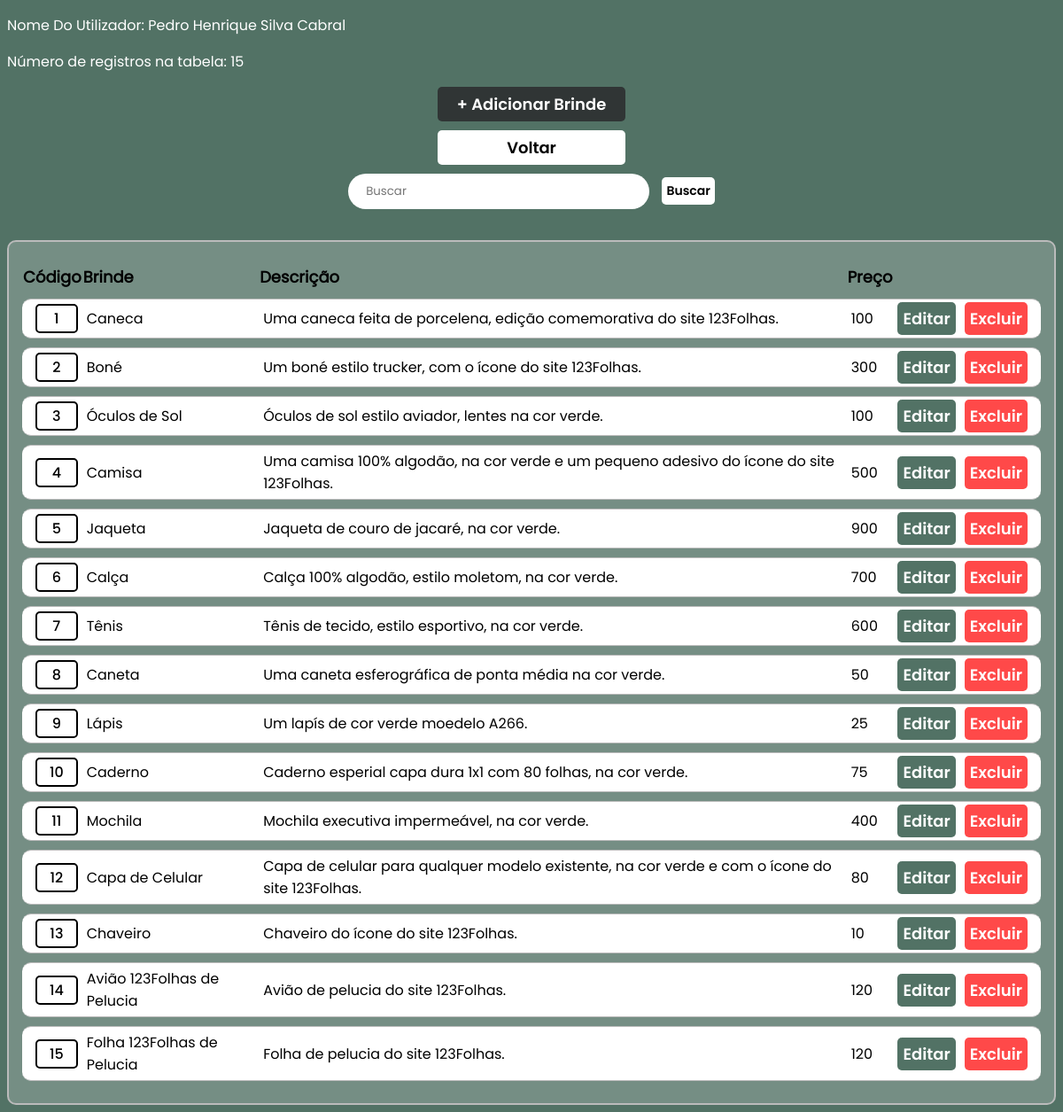
Screenshot of /perfil/admin/db3/brinde_lst.php (signed in) with the database file from the repository.
### tables this page shows
CREATE TABLE `cliente` (
  `Cod_Cliente` int NOT NULL AUTO_INCREMENT,
  `Nome` varchar(100) DEFAULT NULL,
  `CPF` char(14) DEFAULT NULL,
  `Genero` char(1) DEFAULT NULL,
  `CEP` char(9) DEFAULT NULL,
  `DT_Nasc` date DEFAULT NULL,
  `Faixa_preco` int DEFAULT '0',
  `Inter_Nacional` char(1) DEFAULT 'A',
  `123Pontos` int DEFAULT '0',
  `Email` varchar(100) DEFAULT NULL,
  `Senha_login` varchar(20) DEFAULT NULL,
  PRIMARY KEY (`Cod_Cliente`),
  UNIQUE KEY `CPF` (`CPF`,`Email`)
);

CREATE TABLE `brinde` (
  `Cod_produto` int NOT NULL AUTO_INCREMENT,
  `Nome` varchar(100) DEFAULT NULL,
  `Descricao` varchar(255) DEFAULT NULL,
  `Preco` int DEFAULT NULL,
  PRIMARY KEY (`Cod_produto`),
  UNIQUE KEY `Nome` (`Nome`)
);

### perfil/admin/db3/brinde_lst.php (the view, shortened to what this page needs)
<!DOCTYPE html>
<html lang="pt-BR">
<head>
    <link rel="stylesheet" href="../style_lst.css">
</head>
<body>
    <?php
        include("../db0/connection.php");
        $sqlID = "SELECT Nome FROM Cliente WHERE Cod_cliente = {$_SESSION['Cod_Cliente']}";
        $resultID = $conn->query($sqlID);
        $rowID = $resultID->fetch_assoc();
        echo "<p>Nome Do Utilizador: " . $rowID['Nome'] . "</p>";
        if (isset($_GET['busca'])) {
            $busca = $_GET['busca'];
            if (!empty($busca)){
                $sql = "SELECT Cod_Produto, Nome, Descricao, Preco
                FROM Brinde
                WHERE Cod_Produto = '$busca'
                    OR Nome LIKE '%$busca%'
                    OR Preco = '$busca'";
                $result = $conn->query($sql);
                echo "<p>Número de registros na tabela: " . $result->num_rows . "</p>";
            } else {
                $sql = "SELECT Cod_Produto, Nome, Descricao, Preco FROM Brinde";
                $result = $conn->query($sql);
                echo "<p>Número de registros na tabela: " . $result->num_rows . "</p>";
            }
        } else {
            $sql = "SELECT Cod_Produto, Nome, Descricao, Preco FROM Brinde";
            $result = $conn->query($sql);
            echo "<p>Número de registros na tabela: " . $result->num_rows . "</p>";
        }
    ?>
    <div id="div_centralizar_elementos">
        <a id="ADD" href="brinde_add.php">+ Adicionar Brinde</a>
        <a id="Voltar" href="../db0/inicio.php">Voltar</a>
        <form method="get" action="" id="formulario">
            <input type="text" name="busca" id="busca" placeholder="Buscar">
            <input type="submit" value="Buscar" id="button_submit">
        </form>
    </div>
    <table>
        <thead>
            <tr>
                <th>Código</th>
                <th>Brinde</th>
                <th>Descrição</th>
                <th>Preço</th>
            </tr>
        </thead>
        <?php
            if ($result->num_rows > 0) {
                while ($row = $result->fetch_assoc()) {
        ?>
            <tr>
                <td>
                    <a href="brinde_info.php?Cod_Produto=<?php echo $row['Cod_Produto']?>"><?php echo $row['Cod_Produto']?></a>
                </td>
                <td><?php echo $row['Nome']?></td>
                <td><?php echo $row['Descricao']?></td>
                <td><?php echo $row['Preco']?></td>
                <td>
                    <a id="Editar" href="brinde_edit.php?Cod_Produto=<?php echo $row['Cod_Produto']?>" style="display: inline;">Editar</a>
                </td>
                <td onclick="remove(<?php echo $row['Cod_Produto']?>);">
                    <a id="Excluir" href="#" style="display: inline;">Excluir</a>
                </td>
            </tr>
        <?php
                }
             }
        ?>
    </table>
</body>
</html>

### perfil/admin/style_lst.css (style rules this page uses)
body { font-family: 'poppins'; background-color: #527265; }
#div_centralizar_elementos { display: flex; flex-direction: column; align-items: center; }
a { text-decoration: none; color: black; border: 2px solid black; border-radius: 5px; padding: 2px; font-family: 'poppins_medio'; display: flex; align-items: center; justify-content: center; }
td { padding: 5px; border: 1px solid #bbb; border-right: none; border-left: none; background-color: white; }
th { text-align: start; font-size: 18px; }
table tr td:last-child { border-radius: 0 10px 10px 0; padding-right: 15px; }
table tr td:nth-child(1) { border-radius: 10px 0 0 10px; padding-left: 15px; }
#ADD { width: 200px; margin-bottom: 10px; display: flex; font-family: 'poppins_semibold'; border: none; color: white; background-color: #303535; font-size: 18px; padding: 6px; border-radius: 5px; cursor: pointer; transition: opacity 0.15s, box-shadow 0.15s; }
#Voltar { width: 200px; margin-bottom: 10px; display: flex; font-family: 'poppins_semibold'; border: none; color: black; background-color: white; font-size: 18px; padding: 6px; border-radius: 5px; cursor: pointer; transition: opacity 0.15s, box-shadow 0.15s; }
#formulario { display: inline-block }
#busca { user-select: none; border-radius: 30px; border: 0px solid; color: #283228; background-color: rgb(255, 255, 255); height: 40px; width: 300px; margin: 0 10px 20px 0; padding: 0 20px; font-family: 'poppins'; transition: box-shadow 0.15s, background-color 0.15s; }
p { color: white; }
#button_submit { font-family: 'poppins_semibold'; border: none; color: black; background-color: white; font-size: 14px; padding: 5px; border-radius: 5px; cursor: pointer; transition: opacity 0.15s, box-shadow 0.15s; }
#Excluir { color: black; }
table { margin-top: 15px; border: 2px solid #bbb; width: 100%; background-color: rgba(255, 255, 255, 0.2); border-radius: 10px; border-spacing: 0 10px; padding: 15px 15px; }
#Editar { user-select: none; width: 130px; font-family: 'poppins_semibold'; background-color: #527265; border: none; color: white; font-size: 18px; padding: 6px; border-radius: 5px; cursor: pointer; transition: opacity 0.15s, box-shadow 0.15s; }
#Excluir { user-select: none; width: 130px; font-family: 'poppins_semibold'; background-color: rgb(255, 73, 73); border: none; color: white; font-size: 18px; padding: 6px; border-radius: 5px; cursor: pointer; transition: opacity 0.15s, box-shadow 0.15s; }

### rows the page displays
cliente: Nome "Pedro Henrique Silva Cabral"
brinde: Cod_produto "1", Nome "Caneca", Descricao "Uma caneca feita de porcelena, edição comemorativa do site 123Folhas.", Preco "100"
brinde: Cod_produto "2", Nome "Boné", Descricao "Um boné estilo trucker, com o ícone do site 123Folhas.", Preco "300"
brinde: Cod_produto "3", Nome "Óculos de Sol", Descricao "Óculos de sol estilo aviador, lentes na cor verde.", Preco "100"
brinde: Cod_produto "4", Nome "Camisa", Descricao "Uma camisa 100% algodão, na cor verde e um pequeno adesivo do ícone do site 123Folhas.", Preco "500"
brinde: Cod_produto "5", Nome "Jaqueta", Descricao "Jaqueta de couro de jacaré, na cor verde.", Preco "900"
brinde: Cod_produto "6", Nome "Calça", Descricao "Calça 100% algodão, estilo moletom, na cor verde.", Preco "700"
brinde: Cod_produto "7", Nome "Tênis", Descricao "Tênis de tecido, estilo esportivo, na cor verde.", Preco "600"
brinde: Cod_produto "8", Nome "Caneta", Descricao "Uma caneta esferográfica de ponta média na cor verde.", Preco "50"
brinde: Cod_produto "9", Nome "Lápis", Descricao "Um lapís de cor verde moedelo A266.", Preco "25"
brinde: Cod_produto "10", Nome "Caderno", Descricao "Caderno esperial capa dura 1x1 com 80 folhas, na cor verde.", Preco "75"
brinde: Cod_produto "11", Nome "Mochila", Descricao "Mochila executiva impermeável, na cor verde.", Preco "400"
brinde: Cod_produto "12", Nome "Capa de Celular", Descricao "Capa de celular para qualquer modelo existente, na cor verde e com o ícone do site 123Folhas.", Preco "80"
brinde: Cod_produto "13", Nome "Chaveiro", Descricao "Chaveiro do ícone do site 123Folhas.", Preco "10"
brinde: Cod_produto "14", Nome "Avião 123Folhas de Pelucia", Descricao "Avião de pelucia do site 123Folhas.", Preco "120"
brinde: Cod_produto "15", Nome "Folha 123Folhas de Pelucia", Descricao "Folha de pelucia do site 123Folhas.", Preco "120"

### other values shown
$result->num_rows "15"
